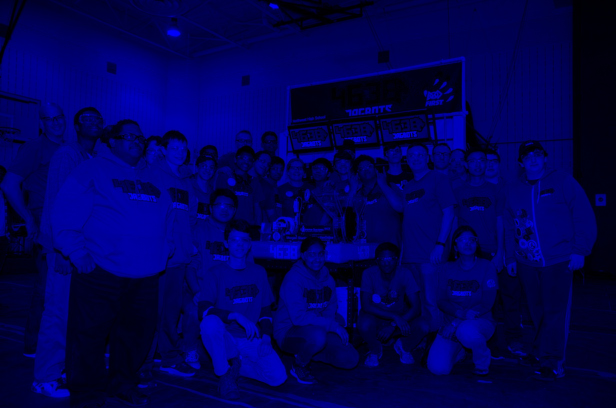
#> input picture images/BlueTeam.jpg, 1232 x 816 px (shown at 1/2 size)
$ python shrinkImage.py ../images/BlueTeam.jpg out.png
#> lines starting #> are read from the running program, lines starting #| are printed output that depends on the picture
#!/usr/bin/env python
# -*- coding: utf-8 -*-
#
#  shrinkImage.py
#
#  Copyright 2017 jradko <john@radkofamily.com>
#
#  This script will resize an image file (smaller)
#
#


import cv2
import numpy as np
import argparse
import os


def getArguments():
    parser = argparse.ArgumentParser(description='Shrink image down')
    parser.add_argument('-D','--DEBUG', action='store_true')
    parser.add_argument('input_img_file')
    parser.add_argument('output_img_file')
    return(parser.parse_args())

def load_image_file(image_file):
#> called with image_file = '../images/BlueTeam.jpg'
    if(os.path.isfile(image_file)):     # os.path.isfile returns true if the file exists, why is this needed?
	    img = cv2.imread(image_file)
#> img is the input picture: shape (816, 1232, 3); mean B, G, R 84.7, 0.4, 0.5
    else:
	    print("Invalid file, exiting....")
	    exit(1)
    return(img)

def main(args):
    # argument processor
    args = getArguments()

    # get the input image (the big one)
    img = load_image_file(args.input_img_file)

    # resize the image to 1/4 it's original size
    img_scaled = cv2.resize(img, None, fx=.25, fy=.25, interpolation=cv2.INTER_AREA)
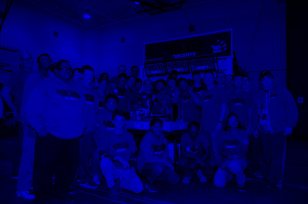
#> img_scaled: shape (204, 308, 3); mean B, G, R 84.7, 0.3, 0.4

    # save the image to the output image
    cv2.imwrite(args.output_img_file, img_scaled)


    return 0

if __name__ == '__main__':
    import sys
    sys.exit(main(sys.argv))
#> (the program exits here)
